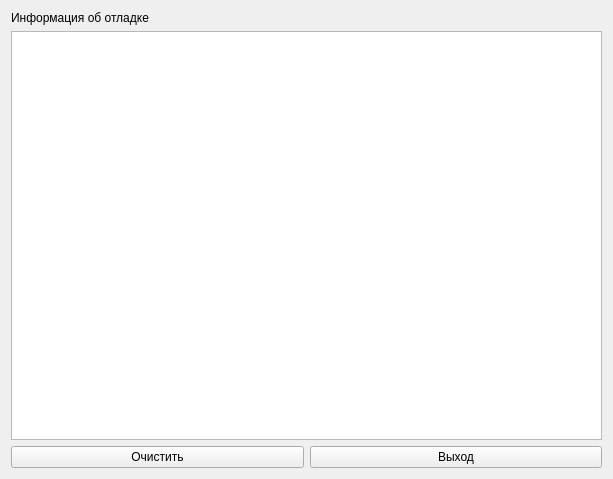
<?xml version="1.0" encoding="UTF-8"?>
<ui version="4.0">
 <class>DebugInfoDialog</class>
 <widget class="QDialog" name="DebugInfoDialog">
  <property name="geometry">
   <rect>
    <x>0</x>
    <y>0</y>
    <width>613</width>
    <height>479</height>
   </rect>
  </property>
  <property name="windowTitle">
   <string>Информация об отладке</string>
  </property>
  <property name="windowIcon">
   <iconset resource="images.qrc">
    <normaloff>:/images/outcall-logo.png</normaloff>:/images/outcall-logo.png</iconset>
  </property>
  <layout class="QGridLayout" name="gridLayout">
   <item row="0" column="0">
    <widget class="QLabel" name="label">
     <property name="text">
      <string>Информация об отладке</string>
     </property>
    </widget>
   </item>
   <item row="1" column="0">
    <widget class="QPlainTextEdit" name="textEdit">
     <property name="focusPolicy">
      <enum>Qt::ClickFocus</enum>
     </property>
     <property name="tabChangesFocus">
      <bool>true</bool>
     </property>
    </widget>
   </item>
   <item row="2" column="0">
    <layout class="QHBoxLayout" name="horizontalLayout">
     <item>
      <widget class="QPushButton" name="clear">
       <property name="text">
        <string>Очистить</string>
       </property>
       <property name="autoDefault">
        <bool>false</bool>
       </property>
      </widget>
     </item>
     <item>
      <widget class="QPushButton" name="exit">
       <property name="text">
        <string>Выход</string>
       </property>
       <property name="autoDefault">
        <bool>false</bool>
       </property>
      </widget>
     </item>
    </layout>
   </item>
  </layout>
 </widget>
 <resources>
  <include location="images.qrc"/>
 </resources>
 <connections/>
</ui>
